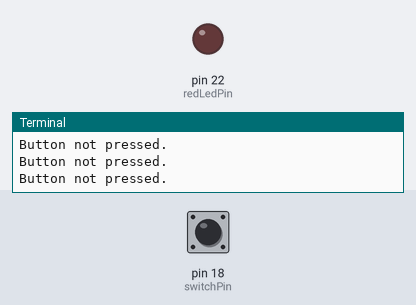
This program was run on a simulated Raspberry Pi (header pin numbers). On the bench: output pins drawn as LEDs (lit = HIGH), the last lines printed to the terminal. The test bench sets the inputs (shaded band); at power-on: pin 18 (switchPin) HIGH.

Above: at 1.2 s.
1.3 s: pin 18 (switchPin) pulled LOW for 0.25 s
At 1.5 s:
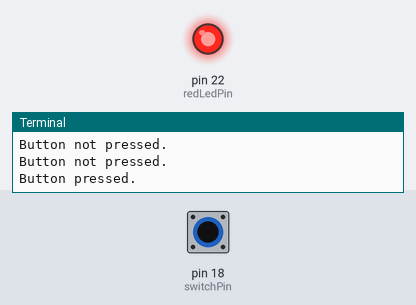
3.1 s: pin 18 (switchPin) pulled LOW for 3.2 s
At 6.8 s:
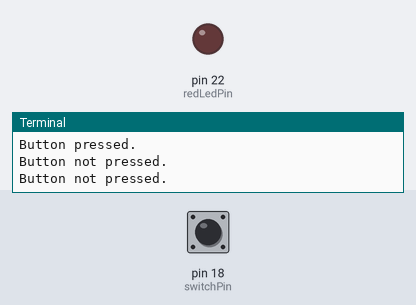
Timing chart, 0 to 8.3 s (numbered marks = the images above; inputs shaded):
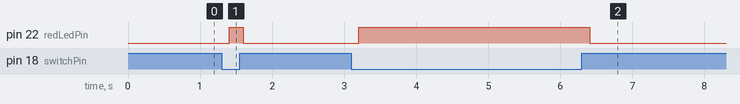

Measured:
- after the input at 1.3 s, pin 22 (redLedPin): LOW → HIGH after 0.10 s, → LOW 0.20 s later
- after the input at 3.1 s, pin 22 (redLedPin): LOW → HIGH after 0.10 s, → LOW 3.2 s later

The program:

led-switch.py
```python
import RPi.GPIO as GPIO
import time

# tell GPIO to use the Pi's board numbering for pins
GPIO.setmode(GPIO.BOARD)

redLedPin = 22
switchPin = 18

# set data direction of LED pin to output
GPIO.setup(redLedPin, GPIO.OUT)
GPIO.setup (switchPin, GPIO.IN, pull_up_down=GPIO.PUD_UP)

def loop():
    if GPIO.input(switchPin):
        GPIO.output(redLedPin, GPIO.LOW)
        print('Button not pressed.')
    else:
        GPIO.output(redLedPin, GPIO.HIGH)
        print('Button pressed.')
    time.sleep(0.2)
    return

#loop until keyboard interrupt
try:
    while True:
        loop()
except KeyboardInterrupt:
    pass

GPIO.cleanup()
```
